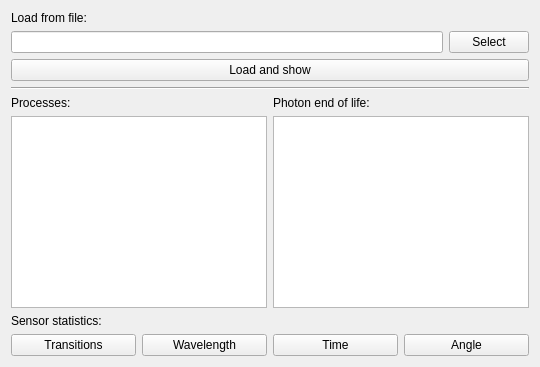
          <widget class="QWidget" name="tab_6">
           <attribute name="title">
            <string>Statistics</string>
           </attribute>
           <layout class="QVBoxLayout" name="verticalLayout_15">
            <item>
             <widget class="QLabel" name="label_5">
              <property name="text">
               <string>Load from file:</string>
              </property>
             </widget>
            </item>
            <item>
             <layout class="QHBoxLayout" name="horizontalLayout_9">
              <item>
               <widget class="QLineEdit" name="leStatisticsFile"/>
              </item>
              <item>
               <widget class="QPushButton" name="pbSelectStatisticsFile">
                <property name="text">
                 <string>Select</string>
                </property>
               </widget>
              </item>
             </layout>
            </item>
            <item>
             <widget class="QPushButton" name="pbLoadAndShowStatistics">
              <property name="text">
               <string>Load and show</string>
              </property>
             </widget>
            </item>
            <item>
             <widget class="Line" name="line">
              <property name="orientation">
               <enum>Qt::Horizontal</enum>
              </property>
             </widget>
            </item>
            <item>
             <layout class="QHBoxLayout" name="horizontalLayout_32">
              <property name="topMargin">
               <number>0</number>
              </property>
              <item>
               <layout class="QVBoxLayout" name="verticalLayout_19">
                <property name="rightMargin">
                 <number>0</number>
                </property>
                <item>
                 <widget class="QLabel" name="label_10">
                  <property name="text">
                   <string>Processes:</string>
                  </property>
                 </widget>
                </item>
                <item>
                 <widget class="QPlainTextEdit" name="ptePhotonProcesses"/>
                </item>
               </layout>
              </item>
              <item>
               <layout class="QVBoxLayout" name="verticalLayout_16">
                <property name="topMargin">
                 <number>0</number>
                </property>
                <item>
                 <widget class="QLabel" name="label_9">
                  <property name="text">
                   <string>Photon end of life:</string>
                  </property>
                 </widget>
                </item>
                <item>
                 <widget class="QPlainTextEdit" name="pteEndOfLife"/>
                </item>
               </layout>
              </item>
             </layout>
            </item>
            <item>
             <widget class="QLabel" name="label_8">
              <property name="text">
               <string>Sensor statistics:</string>
              </property>
             </widget>
            </item>
            <item>
             <layout class="QHBoxLayout" name="horizontalLayout_26">
              <item>
               <widget class="QPushButton" name="pbShowTransitionDistr">
                <property name="text">
                 <string>Transitions</string>
                </property>
               </widget>
              </item>
              <item>
               <widget class="QPushButton" name="pbShowWaveDistr">
                <property name="text">
                 <string>Wavelength</string>
                </property>
               </widget>
              </item>
              <item>
               <widget class="QPushButton" name="pbShowTimeDistr">
                <property name="text">
                 <string>Time</string>
                </property>
               </widget>
              </item>
              <item>
               <widget class="QPushButton" name="pbShowAngleDistr">
                <property name="text">
                 <string>Angle</string>
                </property>
               </widget>
              </item>
             </layout>
            </item>
           </layout>
          </widget>
